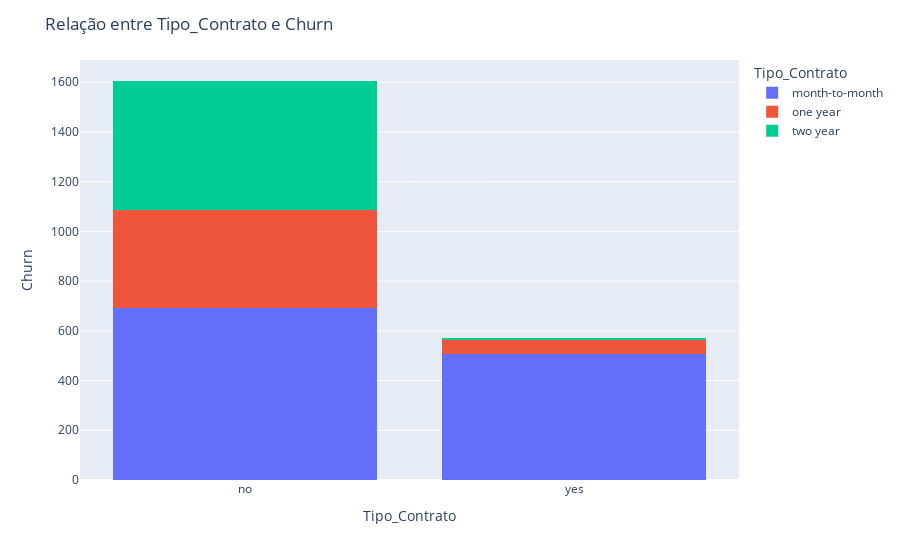

The cell this chart's notebook holds for it:
### Code cell
fig = px.histogram(df, x='Churn', color='Tipo_Contrato', barmode='stack')

# Layout
fig.update_layout(title='Relação entre Tipo_Contrato e Churn',
                  xaxis_title='Tipo_Contrato',
                  yaxis_title='Churn',
                  legend_title='Tipo_Contrato')
fig.show()

### Figure 1 — Plotly figure (JSON) as saved in the notebook; plotly's stock layout.template omitted (floating-point values rounded to 4 significant figures; data arrays with more than 128 entries replaced by an {"elided": "..."} marker saying what was removed)
{"data": [{"alignmentgroup": "True", "bingroup": "x", "hovertemplate": "Tipo_Contrato=month-to-month<br>Churn=%{x}<br>count=%{y}<extra></extra>", "legendgroup": "month-to-month", "marker": {"color": "#636efa", "pattern": {"shape": ""}}, "name": "month-to-month", "offsetgroup": "month-to-month", "orientation": "v", "showlegend": true, "type": "histogram", "x": {"elided": "1197 str values"}, "xaxis": "x", "yaxis": "y"}, {"alignmentgroup": "True", "bingroup": "x", "hovertemplate": "Tipo_Contrato=one year<br>Churn=%{x}<br>count=%{y}<extra></extra>", "legendgroup": "one year", "marker": {"color": "#EF553B", "pattern": {"shape": ""}}, "name": "one year", "offsetgroup": "one year", "orientation": "v", "showlegend": true, "type": "histogram", "x": {"elided": "452 str values"}, "xaxis": "x", "yaxis": "y"}, {"alignmentgroup": "True", "bingroup": "x", "hovertemplate": "Tipo_Contrato=two year<br>Churn=%{x}<br>count=%{y}<extra></extra>", "legendgroup": "two year", "marker": {"color": "#00cc96", "pattern": {"shape": ""}}, "name": "two year", "offsetgroup": "two year", "orientation": "v", "showlegend": true, "type": "histogram", "x": {"elided": "526 str values"}, "xaxis": "x", "yaxis": "y"}], "layout": {"autosize": true, "barmode": "stack", "legend": {"title": {"text": "Tipo_Contrato"}, "tracegroupgap": 0}, "margin": {"t": 60}, "title": {"text": "Relação entre Tipo_Contrato e Churn"}, "xaxis": {"anchor": "y", "autorange": true, "domain": [0, 1], "range": [-0.5, 1.5], "title": {"text": "Tipo_Contrato"}, "type": "category"}, "yaxis": {"anchor": "x", "autorange": true, "domain": [0, 1], "range": [0, 1689.0], "title": {"text": "Churn"}}}}
